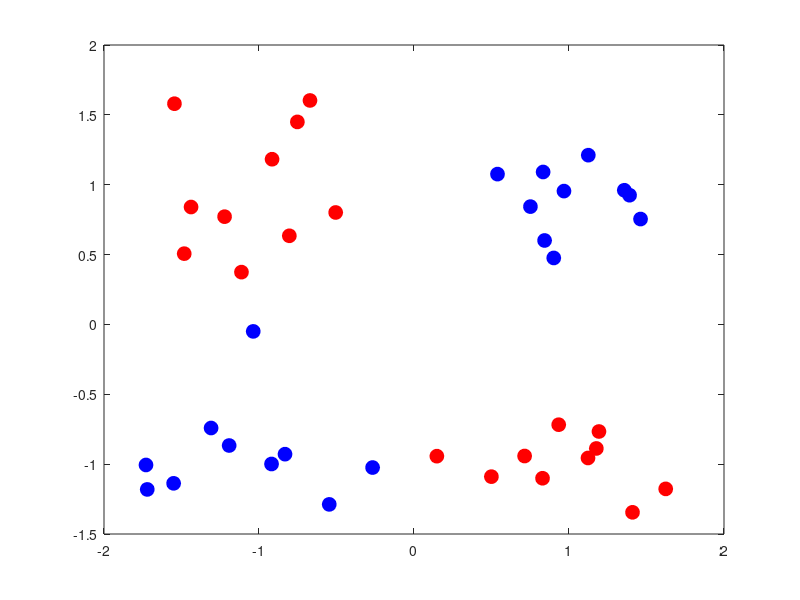

Recreate this plot in MATLAB. (Note: this script raises an error after producing the figure.)
function demoSVM
%DEMOSVM Demo to train an SVM
% Written by Zakria Hussain, UCL, 2009
figure
% Create some nonlinearly separable artificial data
Xpos= repmat([1 -1],10,1)+0.4*randn(10,2);
Xpos= vertcat(Xpos, repmat([-1 1],10,1)+0.4*randn(10,2));
Xneg = repmat([-1 -1],10,1)+0.4*randn(10,2);
Xneg= vertcat(Xneg, repmat([1 1],10,1)+0.4*randn(10,2));
Xtrain = [Xpos; Xneg];
Ytrain = [ones(20,1); -ones(20,1)]; % create labels

plot(Xpos(:,1),Xpos(:,2),'ro','markersize',10,'markerfacecolor','r');
hold on;
plot(Xneg(:,1),Xneg(:,2),'bo','markersize',10,'markerfacecolor','b');

% Create a kernel (Gaussian)
sigma = 1; % width parameter (Note: can tune this with cross-validation)
m = size(Xtrain,1);  % number of examples 
D = sum(Xtrain.^2,2)*ones(1,m) + ones(m,1)*sum(Xtrain.^2,2)' - 2*(Xtrain*Xtrain'); % calculate L2 metric
trainkernel = exp(-D/(2*sigma^2));

% Set up for SMO algorithm
Q = repmat(Ytrain,1,m).*trainkernel.*repmat(Ytrain',m,1); % Q_{ij} = y_i y_j k_{ij}

% Train the SVM
C = 100; % error parameter (Note: can tune this with cross-validation) ...
% -- smaller C allows more misclassifications during training
alpha = SVMtrain(Q,Ytrain,C);  % train SVM to find the dual wight vector
svs = find(alpha); % find support vectors
plot(Xtrain(svs,1),Xtrain(svs,2),'go','markersize',15,'linewidth',2);

% Calculate training error
ftrain = trainkernel(:,svs)*(Ytrain(svs).*alpha(svs));  % decision value
prediction = sign(ftrain);  % prediction on training set
train_err = sum(prediction.*Ytrain<0)/m

% Generate test data
Xp= repmat([1 -1],10,1)+0.4*randn(10,2);
Xp= vertcat(Xp, repmat([-1 1],10,1)+0.4*randn(10,2));
Xn= repmat([-1 -1],10,1)+0.4*randn(10,2);
Xn= vertcat(Xn, repmat([1 1],10,1)+0.4*randn(10,2));

Xtest = [Xp; Xn];
Ytest = [ones(20,1); -ones(20,1)]; % create labels

% Calculate test kernel (Gaussian)
Xsv = Xtrain(svs,:);
msv = size(Xsv,1);  % number of support vectors
n = size(Xtest,1); % number of test examples
D = sum(Xtest.^2,2)*ones(1,msv) + ones(n,1)*sum(Xsv.^2,2)' - 2*(Xtest*Xsv'); % calculate L2 metric
testkernel = exp(-D/(2*sigma^2));

% Calculate test error
ftest = testkernel*(Ytest(svs).*alpha(svs));  % decision value
prediction = sign(ftest);  % prediction on test set
test_err = sum(prediction.*Ytest<0)/m
ptest = find(prediction>0); ntest = find(prediction<0);
plot(Xtest(ptest,1),Xtest(ptest,2),'ro','markersize',10);
plot(Xtest(ntest,1),Xtest(ntest,2),'bo','markersize',10);